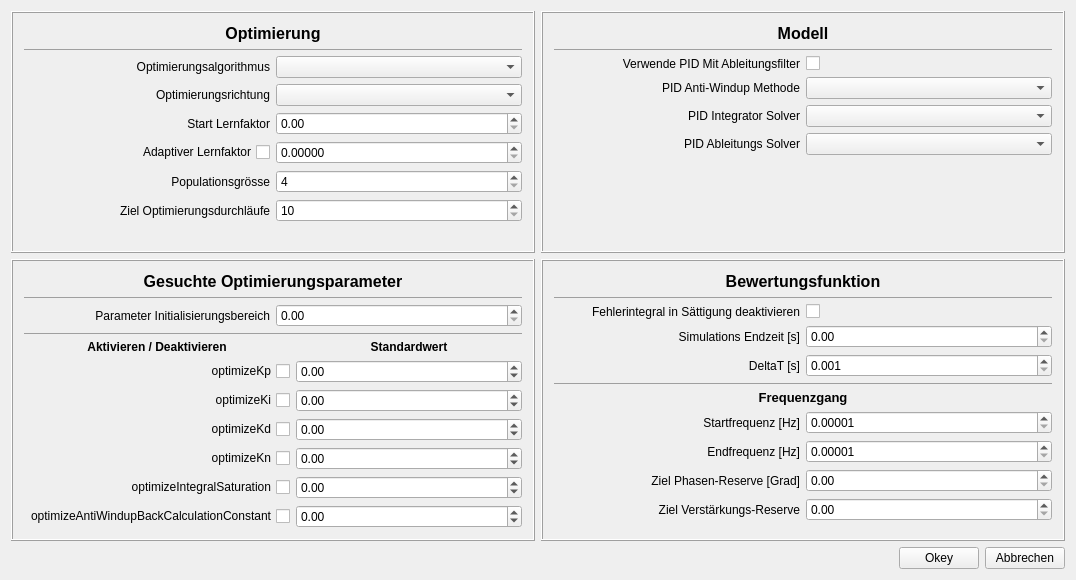
<?xml version="1.0" encoding="UTF-8"?>
<ui version="4.0">
 <class>SetupSettingsWidget</class>
 <widget class="QWidget" name="SetupSettingsWidget">
  <property name="geometry">
   <rect>
    <x>0</x>
    <y>0</y>
    <width>1076</width>
    <height>580</height>
   </rect>
  </property>
  <property name="minimumSize">
   <size>
    <width>100</width>
    <height>0</height>
   </size>
  </property>
  <property name="maximumSize">
   <size>
    <width>16777215</width>
    <height>16777215</height>
   </size>
  </property>
  <property name="windowTitle">
   <string>Setup Settings</string>
  </property>
  <layout class="QGridLayout" name="gridLayout_7" rowstretch="1,1,0">
   <item row="0" column="0">
    <widget class="QFrame" name="frame_3">
     <property name="frameShape">
      <enum>QFrame::Box</enum>
     </property>
     <property name="frameShadow">
      <enum>QFrame::Raised</enum>
     </property>
     <layout class="QVBoxLayout" name="verticalLayout_2">
      <item>
       <widget class="QLabel" name="label_19">
        <property name="font">
         <font>
          <pointsize>12</pointsize>
          <weight>75</weight>
          <bold>true</bold>
         </font>
        </property>
        <property name="text">
         <string>Optimierung</string>
        </property>
        <property name="alignment">
         <set>Qt::AlignCenter</set>
        </property>
       </widget>
      </item>
      <item>
       <widget class="QFrame" name="frame_4">
        <property name="minimumSize">
         <size>
          <width>0</width>
          <height>1</height>
         </size>
        </property>
        <property name="maximumSize">
         <size>
          <width>16777215</width>
          <height>1</height>
         </size>
        </property>
        <property name="frameShape">
         <enum>QFrame::Box</enum>
        </property>
        <property name="frameShadow">
         <enum>QFrame::Raised</enum>
        </property>
       </widget>
      </item>
      <item>
       <layout class="QGridLayout" name="gridLayout" rowstretch="0,0,0,0,0,0">
        <item row="2" column="0">
         <widget class="QLabel" name="label_16">
          <property name="text">
           <string>Start Lernfaktor</string>
          </property>
          <property name="alignment">
           <set>Qt::AlignRight|Qt::AlignTrailing|Qt::AlignVCenter</set>
          </property>
         </widget>
        </item>
        <item row="1" column="0">
         <widget class="QLabel" name="label_14">
          <property name="text">
           <string>Optimierungsrichtung</string>
          </property>
          <property name="alignment">
           <set>Qt::AlignRight|Qt::AlignTrailing|Qt::AlignVCenter</set>
          </property>
         </widget>
        </item>
        <item row="4" column="0">
         <widget class="QLabel" name="label_8">
          <property name="text">
           <string>Populationsgrösse</string>
          </property>
          <property name="alignment">
           <set>Qt::AlignRight|Qt::AlignTrailing|Qt::AlignVCenter</set>
          </property>
         </widget>
        </item>
        <item row="2" column="1">
         <widget class="QDoubleSpinBox" name="startLearningRate_doubleSpinBox">
          <property name="toolTip">
           <string>Lernfaktor zu Beginn der Optimierung</string>
          </property>
         </widget>
        </item>
        <item row="3" column="0">
         <widget class="QCheckBox" name="useGeneticMutationRateDecay_checkBox">
          <property name="toolTip">
           <string>Aktiviere abklingende Lernfaktor.
Sorgt beim genetischen Algrorithmus für schnellere Konvergenz.
Für Differential Evolution ist diese Option nicht vorteilhaft</string>
          </property>
          <property name="layoutDirection">
           <enum>Qt::RightToLeft</enum>
          </property>
          <property name="text">
           <string>Adaptiver Lernfaktor</string>
          </property>
         </widget>
        </item>
        <item row="3" column="1">
         <widget class="QDoubleSpinBox" name="learningRateDecay_doubleSpinBox">
          <property name="toolTip">
           <string>Abklingfaktor: Der Lernfaktor wird bei jeder Iteration mit diesem Faktor multipliziert.
Ein Wert, grösser 1 sorgt für ein ansteigen des Lernfaktors.
Wert sollte zwischen 0 und 1 liegen.</string>
          </property>
          <property name="decimals">
           <number>5</number>
          </property>
          <property name="maximum">
           <double>2.000000000000000</double>
          </property>
         </widget>
        </item>
        <item row="1" column="1">
         <widget class="QComboBox" name="useMinimizingScore_comboBox">
          <property name="toolTip">
           <string>Ausrichtung des Optimierungsproblems.
Minimieren: Ziel ist es die Bewertungsfunktion zu minimieren.
Maximieren: Ziel ist es die Berwertungsfunktion zu maximieren.</string>
          </property>
         </widget>
        </item>
        <item row="4" column="1">
         <widget class="QSpinBox" name="agentCount_spinBox">
          <property name="toolTip">
           <string>Grösse der Population</string>
          </property>
          <property name="minimum">
           <number>4</number>
          </property>
          <property name="maximum">
           <number>1000</number>
          </property>
         </widget>
        </item>
        <item row="0" column="1">
         <widget class="QComboBox" name="solverType_comboBox"/>
        </item>
        <item row="0" column="0">
         <widget class="QLabel" name="label_15">
          <property name="text">
           <string>Optimierungsalgorithmus</string>
          </property>
          <property name="alignment">
           <set>Qt::AlignRight|Qt::AlignTrailing|Qt::AlignVCenter</set>
          </property>
         </widget>
        </item>
        <item row="5" column="1">
         <widget class="QSpinBox" name="targetEpochs_spinBox">
          <property name="toolTip">
           <string>Anzahl der Optimierungsdurchläufe für das automatische auslösen von Optimierungsdurchläufen.
Wird verwendet für eine automatisierte Datenerfassung über mehrere Optimierungsdurchläufe</string>
          </property>
          <property name="minimum">
           <number>10</number>
          </property>
          <property name="maximum">
           <number>100000</number>
          </property>
         </widget>
        </item>
        <item row="5" column="0">
         <widget class="QLabel" name="label_5">
          <property name="text">
           <string>Ziel Optimierungsdurchläufe</string>
          </property>
          <property name="alignment">
           <set>Qt::AlignRight|Qt::AlignTrailing|Qt::AlignVCenter</set>
          </property>
         </widget>
        </item>
       </layout>
      </item>
      <item>
       <spacer name="verticalSpacer">
        <property name="orientation">
         <enum>Qt::Vertical</enum>
        </property>
        <property name="sizeHint" stdset="0">
         <size>
          <width>20</width>
          <height>40</height>
         </size>
        </property>
       </spacer>
      </item>
     </layout>
    </widget>
   </item>
   <item row="0" column="1">
    <widget class="QFrame" name="frame_5">
     <property name="frameShape">
      <enum>QFrame::Box</enum>
     </property>
     <property name="frameShadow">
      <enum>QFrame::Raised</enum>
     </property>
     <layout class="QVBoxLayout" name="verticalLayout_3">
      <item>
       <widget class="QLabel" name="label_20">
        <property name="font">
         <font>
          <pointsize>12</pointsize>
          <weight>75</weight>
          <bold>true</bold>
         </font>
        </property>
        <property name="text">
         <string>Modell</string>
        </property>
        <property name="alignment">
         <set>Qt::AlignCenter</set>
        </property>
       </widget>
      </item>
      <item>
       <widget class="QFrame" name="frame_6">
        <property name="minimumSize">
         <size>
          <width>0</width>
          <height>1</height>
         </size>
        </property>
        <property name="maximumSize">
         <size>
          <width>16777215</width>
          <height>1</height>
         </size>
        </property>
        <property name="frameShape">
         <enum>QFrame::Box</enum>
        </property>
        <property name="frameShadow">
         <enum>QFrame::Raised</enum>
        </property>
       </widget>
      </item>
      <item>
       <layout class="QGridLayout" name="gridLayout_3">
        <item row="2" column="1">
         <widget class="QComboBox" name="defaultPIDIntegrationSolver_comboBox">
          <property name="toolTip">
           <string>Verwendeter PID Integrator Solver</string>
          </property>
         </widget>
        </item>
        <item row="1" column="1">
         <widget class="QComboBox" name="defaultPIDAntiWindupMethod_comboBox">
          <property name="toolTip">
           <string>Verwendete PID Anti-Windup Methode</string>
          </property>
         </widget>
        </item>
        <item row="1" column="0">
         <widget class="QLabel" name="label_12">
          <property name="text">
           <string>PID Anti-Windup Methode</string>
          </property>
          <property name="alignment">
           <set>Qt::AlignRight|Qt::AlignTrailing|Qt::AlignVCenter</set>
          </property>
         </widget>
        </item>
        <item row="3" column="1">
         <widget class="QComboBox" name="defaultPIDDerivativeType_comboBox">
          <property name="toolTip">
           <string>Verwendeter PID Ableitungs Solver</string>
          </property>
         </widget>
        </item>
        <item row="2" column="0">
         <widget class="QLabel" name="label_11">
          <property name="text">
           <string>PID Integrator Solver</string>
          </property>
          <property name="alignment">
           <set>Qt::AlignRight|Qt::AlignTrailing|Qt::AlignVCenter</set>
          </property>
         </widget>
        </item>
        <item row="3" column="0">
         <widget class="QLabel" name="label_10">
          <property name="text">
           <string>PID Ableitungs Solver</string>
          </property>
          <property name="alignment">
           <set>Qt::AlignRight|Qt::AlignTrailing|Qt::AlignVCenter</set>
          </property>
         </widget>
        </item>
        <item row="0" column="1">
         <widget class="QCheckBox" name="useKn_checkBox">
          <property name="toolTip">
           <string>Verwende die PID Ableitungs Filterkonstante Kn.
Siehe Simulink-PID Block für mehr Infos über diesen Parameter.</string>
          </property>
          <property name="layoutDirection">
           <enum>Qt::LeftToRight</enum>
          </property>
          <property name="text">
           <string/>
          </property>
         </widget>
        </item>
        <item row="0" column="0">
         <widget class="QLabel" name="label_23">
          <property name="text">
           <string>Verwende PID Mit Ableitungsfilter</string>
          </property>
          <property name="alignment">
           <set>Qt::AlignRight|Qt::AlignTrailing|Qt::AlignVCenter</set>
          </property>
         </widget>
        </item>
       </layout>
      </item>
      <item>
       <spacer name="verticalSpacer_2">
        <property name="orientation">
         <enum>Qt::Vertical</enum>
        </property>
        <property name="sizeHint" stdset="0">
         <size>
          <width>20</width>
          <height>40</height>
         </size>
        </property>
       </spacer>
      </item>
     </layout>
    </widget>
   </item>
   <item row="1" column="0">
    <widget class="QFrame" name="frame">
     <property name="maximumSize">
      <size>
       <width>16777215</width>
       <height>16777215</height>
      </size>
     </property>
     <property name="frameShape">
      <enum>QFrame::Box</enum>
     </property>
     <property name="frameShadow">
      <enum>QFrame::Raised</enum>
     </property>
     <layout class="QVBoxLayout" name="verticalLayout">
      <item>
       <widget class="QLabel" name="label_17">
        <property name="font">
         <font>
          <pointsize>12</pointsize>
          <weight>75</weight>
          <bold>true</bold>
         </font>
        </property>
        <property name="text">
         <string>Gesuchte Optimierungsparameter</string>
        </property>
        <property name="alignment">
         <set>Qt::AlignCenter</set>
        </property>
       </widget>
      </item>
      <item>
       <widget class="QFrame" name="frame_9">
        <property name="minimumSize">
         <size>
          <width>0</width>
          <height>1</height>
         </size>
        </property>
        <property name="maximumSize">
         <size>
          <width>16777215</width>
          <height>1</height>
         </size>
        </property>
        <property name="frameShape">
         <enum>QFrame::Box</enum>
        </property>
        <property name="frameShadow">
         <enum>QFrame::Raised</enum>
        </property>
       </widget>
      </item>
      <item>
       <layout class="QGridLayout" name="gridLayout_5">
        <item row="0" column="0">
         <widget class="QLabel" name="label_9">
          <property name="text">
           <string>Parameter Initialisierungsbereich</string>
          </property>
          <property name="alignment">
           <set>Qt::AlignRight|Qt::AlignTrailing|Qt::AlignVCenter</set>
          </property>
         </widget>
        </item>
        <item row="0" column="1">
         <widget class="QDoubleSpinBox" name="startAreaRange_doubleSpinBox">
          <property name="toolTip">
           <string>Umbegungsgrösse für das zufällige initialisieren der Population.
Die Optimierungsparameter werden mit einem Wert initialisiert,
der sich in der +- Umgebung dieses Wertes befindet.</string>
          </property>
         </widget>
        </item>
       </layout>
      </item>
      <item>
       <widget class="QFrame" name="frame_2">
        <property name="minimumSize">
         <size>
          <width>0</width>
          <height>1</height>
         </size>
        </property>
        <property name="maximumSize">
         <size>
          <width>16777215</width>
          <height>1</height>
         </size>
        </property>
        <property name="frameShape">
         <enum>QFrame::Box</enum>
        </property>
        <property name="frameShadow">
         <enum>QFrame::Raised</enum>
        </property>
       </widget>
      </item>
      <item>
       <layout class="QGridLayout" name="gridLayout_2">
        <item row="2" column="1">
         <widget class="QDoubleSpinBox" name="defaultKp_doubleSpinBox">
          <property name="minimum">
           <double>-1000.000000000000000</double>
          </property>
          <property name="maximum">
           <double>1000.000000000000000</double>
          </property>
         </widget>
        </item>
        <item row="4" column="0">
         <widget class="QCheckBox" name="optimizeKd_checkBox">
          <property name="toolTip">
           <string>Aktiviere die optimierung des PID-Parameters Kd</string>
          </property>
          <property name="layoutDirection">
           <enum>Qt::RightToLeft</enum>
          </property>
          <property name="text">
           <string>optimizeKd</string>
          </property>
         </widget>
        </item>
        <item row="1" column="1">
         <widget class="QLabel" name="label_13">
          <property name="font">
           <font>
            <weight>75</weight>
            <bold>true</bold>
           </font>
          </property>
          <property name="text">
           <string>Standardwert</string>
          </property>
          <property name="alignment">
           <set>Qt::AlignCenter</set>
          </property>
         </widget>
        </item>
        <item row="4" column="1">
         <widget class="QDoubleSpinBox" name="defaultKd_doubleSpinBox">
          <property name="minimum">
           <double>-1000.000000000000000</double>
          </property>
          <property name="maximum">
           <double>10000.000000000000000</double>
          </property>
         </widget>
        </item>
        <item row="7" column="1">
         <widget class="QDoubleSpinBox" name="defaultPIDAntiWindupBackCalculationConstant_doubleSpinBox">
          <property name="minimum">
           <double>-1000.000000000000000</double>
          </property>
          <property name="maximum">
           <double>1000.000000000000000</double>
          </property>
         </widget>
        </item>
        <item row="1" column="0">
         <widget class="QLabel" name="label_18">
          <property name="font">
           <font>
            <weight>75</weight>
            <bold>true</bold>
           </font>
          </property>
          <property name="text">
           <string>Aktivieren / Deaktivieren</string>
          </property>
          <property name="alignment">
           <set>Qt::AlignCenter</set>
          </property>
         </widget>
        </item>
        <item row="3" column="1">
         <widget class="QDoubleSpinBox" name="defaultKi_doubleSpinBox">
          <property name="minimum">
           <double>-1000.000000000000000</double>
          </property>
          <property name="maximum">
           <double>1000.000000000000000</double>
          </property>
         </widget>
        </item>
        <item row="5" column="1">
         <widget class="QDoubleSpinBox" name="defaultKn_doubleSpinBox">
          <property name="minimum">
           <double>-1000.000000000000000</double>
          </property>
          <property name="maximum">
           <double>1000.000000000000000</double>
          </property>
         </widget>
        </item>
        <item row="6" column="1">
         <widget class="QDoubleSpinBox" name="defaultPIDISaturation_doubleSpinBox">
          <property name="minimum">
           <double>-1000.000000000000000</double>
          </property>
          <property name="maximum">
           <double>1000.000000000000000</double>
          </property>
         </widget>
        </item>
        <item row="5" column="0">
         <widget class="QCheckBox" name="optimizeKn_checkBox">
          <property name="toolTip">
           <string>Aktiviere die optimierung des PID-Parameters Kn</string>
          </property>
          <property name="layoutDirection">
           <enum>Qt::RightToLeft</enum>
          </property>
          <property name="text">
           <string>optimizeKn</string>
          </property>
         </widget>
        </item>
        <item row="2" column="0">
         <widget class="QCheckBox" name="optimizeKp_checkBox">
          <property name="toolTip">
           <string>Aktiviere die optimierung des PID-Parameters Kp</string>
          </property>
          <property name="layoutDirection">
           <enum>Qt::RightToLeft</enum>
          </property>
          <property name="text">
           <string>optimizeKp</string>
          </property>
         </widget>
        </item>
        <item row="6" column="0">
         <widget class="QCheckBox" name="optimizeIntegralSaturation_checkBox">
          <property name="toolTip">
           <string>Aktiviere die optimierung des PID-Integrator Sättigungswerts</string>
          </property>
          <property name="layoutDirection">
           <enum>Qt::RightToLeft</enum>
          </property>
          <property name="text">
           <string>optimizeIntegralSaturation</string>
          </property>
         </widget>
        </item>
        <item row="7" column="0">
         <widget class="QCheckBox" name="optimizeAntiWindupBackCalculationConstant_checkBox">
          <property name="toolTip">
           <string>Aktiviere die optimierung für den PID-BackCalculation AntiWindup Faktor</string>
          </property>
          <property name="layoutDirection">
           <enum>Qt::RightToLeft</enum>
          </property>
          <property name="text">
           <string>optimizeAntiWindupBackCalculationConstant</string>
          </property>
         </widget>
        </item>
        <item row="3" column="0">
         <widget class="QCheckBox" name="optimizeKi_checkBox">
          <property name="toolTip">
           <string>Aktiviere die optimierung des PID-Parameters Ki</string>
          </property>
          <property name="layoutDirection">
           <enum>Qt::RightToLeft</enum>
          </property>
          <property name="text">
           <string>optimizeKi</string>
          </property>
         </widget>
        </item>
       </layout>
      </item>
      <item>
       <spacer name="verticalSpacer_3">
        <property name="orientation">
         <enum>Qt::Vertical</enum>
        </property>
        <property name="sizeHint" stdset="0">
         <size>
          <width>20</width>
          <height>40</height>
         </size>
        </property>
       </spacer>
      </item>
     </layout>
    </widget>
   </item>
   <item row="1" column="1">
    <widget class="QFrame" name="frame_7">
     <property name="frameShape">
      <enum>QFrame::Box</enum>
     </property>
     <property name="frameShadow">
      <enum>QFrame::Raised</enum>
     </property>
     <layout class="QVBoxLayout" name="verticalLayout_4">
      <item>
       <widget class="QLabel" name="label_21">
        <property name="font">
         <font>
          <pointsize>12</pointsize>
          <weight>75</weight>
          <bold>true</bold>
         </font>
        </property>
        <property name="text">
         <string>Bewertungsfunktion</string>
        </property>
        <property name="alignment">
         <set>Qt::AlignCenter</set>
        </property>
       </widget>
      </item>
      <item>
       <widget class="QFrame" name="frame_8">
        <property name="minimumSize">
         <size>
          <width>0</width>
          <height>1</height>
         </size>
        </property>
        <property name="maximumSize">
         <size>
          <width>16777215</width>
          <height>1</height>
         </size>
        </property>
        <property name="frameShape">
         <enum>QFrame::Box</enum>
        </property>
        <property name="frameShadow">
         <enum>QFrame::Raised</enum>
        </property>
       </widget>
      </item>
      <item>
       <layout class="QGridLayout" name="gridLayout_4">
        <item row="1" column="1">
         <widget class="QDoubleSpinBox" name="endTime_doubleSpinBox">
          <property name="toolTip">
           <string>Endzeit der Simulation in Sekunden</string>
          </property>
          <property name="maximum">
           <double>100.000000000000000</double>
          </property>
         </widget>
        </item>
        <item row="1" column="0">
         <widget class="QLabel" name="label_7">
          <property name="text">
           <string>Simulations Endzeit [s]</string>
          </property>
          <property name="alignment">
           <set>Qt::AlignRight|Qt::AlignTrailing|Qt::AlignVCenter</set>
          </property>
         </widget>
        </item>
        <item row="2" column="0">
         <widget class="QLabel" name="label_6">
          <property name="text">
           <string>DeltaT [s]</string>
          </property>
          <property name="alignment">
           <set>Qt::AlignRight|Qt::AlignTrailing|Qt::AlignVCenter</set>
          </property>
         </widget>
        </item>
        <item row="2" column="1">
         <widget class="QDoubleSpinBox" name="deltaTime_doubleSpinBox">
          <property name="toolTip">
           <string>DeltaT: Zeitinterval zwischen den Simulationsschritten in Sekunden</string>
          </property>
          <property name="decimals">
           <number>3</number>
          </property>
          <property name="minimum">
           <double>0.001000000000000</double>
          </property>
          <property name="maximum">
           <double>1.000000000000000</double>
          </property>
          <property name="singleStep">
           <double>0.010000000000000</double>
          </property>
         </widget>
        </item>
        <item row="0" column="1">
         <widget class="QCheckBox" name="disableErrorIntegrationWhenSaturated_checkBox">
          <property name="toolTip">
           <string>Deaktiviere das Fehlerintegral der Bewertungsfunktion,
wenn der Aktor in Sättigung betrieben wird
und deshalb der Fehler nicht schneller verkleinert werden kann.</string>
          </property>
          <property name="layoutDirection">
           <enum>Qt::LeftToRight</enum>
          </property>
          <property name="text">
           <string/>
          </property>
         </widget>
        </item>
        <item row="0" column="0">
         <widget class="QLabel" name="label_24">
          <property name="text">
           <string>Fehlerintegral in Sättigung deaktivieren</string>
          </property>
          <property name="alignment">
           <set>Qt::AlignRight|Qt::AlignTrailing|Qt::AlignVCenter</set>
          </property>
         </widget>
        </item>
       </layout>
      </item>
      <item>
       <widget class="QFrame" name="frame_10">
        <property name="minimumSize">
         <size>
          <width>0</width>
          <height>1</height>
         </size>
        </property>
        <property name="maximumSize">
         <size>
          <width>16777215</width>
          <height>1</height>
         </size>
        </property>
        <property name="frameShape">
         <enum>QFrame::Box</enum>
        </property>
        <property name="frameShadow">
         <enum>QFrame::Raised</enum>
        </property>
       </widget>
      </item>
      <item>
       <layout class="QGridLayout" name="gridLayout_6">
        <item row="2" column="0">
         <widget class="QLabel" name="label_3">
          <property name="text">
           <string>Endfrequenz [Hz]</string>
          </property>
          <property name="alignment">
           <set>Qt::AlignRight|Qt::AlignTrailing|Qt::AlignVCenter</set>
          </property>
         </widget>
        </item>
        <item row="3" column="0">
         <widget class="QLabel" name="label_2">
          <property name="text">
           <string>Ziel Phasen-Reserve [Grad]</string>
          </property>
          <property name="alignment">
           <set>Qt::AlignRight|Qt::AlignTrailing|Qt::AlignVCenter</set>
          </property>
         </widget>
        </item>
        <item row="1" column="1">
         <widget class="QDoubleSpinBox" name="nyquistBeginFreq_doubleSpinBox">
          <property name="toolTip">
           <string>Start Frequenz in Hz, für die approximierte berechnung des Frequenzgangs des
Vorwärtspfades des Systems</string>
          </property>
          <property name="decimals">
           <number>5</number>
          </property>
          <property name="minimum">
           <double>0.000010000000000</double>
          </property>
          <property name="maximum">
           <double>10000000.000000000000000</double>
          </property>
         </widget>
        </item>
        <item row="3" column="1">
         <widget class="QDoubleSpinBox" name="targetPhaseMargin_doubleSpinBox">
          <property name="toolTip">
           <string>Ziel der Phasen-Reserve in Grad</string>
          </property>
          <property name="decimals">
           <number>2</number>
          </property>
          <property name="maximum">
           <double>360.000000000000000</double>
          </property>
         </widget>
        </item>
        <item row="2" column="1">
         <widget class="QDoubleSpinBox" name="nyquistEndFreq_doubleSpinBox">
          <property name="toolTip">
           <string>End Frequenz in Hz, für die approximierte berechnung des Frequenzgangs des
Vorwärtspfades des Systems</string>
          </property>
          <property name="decimals">
           <number>5</number>
          </property>
          <property name="minimum">
           <double>0.000010000000000</double>
          </property>
          <property name="singleStep">
           <double>10000000.000000000000000</double>
          </property>
         </widget>
        </item>
        <item row="1" column="0">
         <widget class="QLabel" name="label_4">
          <property name="text">
           <string>Startfrequenz [Hz]</string>
          </property>
          <property name="alignment">
           <set>Qt::AlignRight|Qt::AlignTrailing|Qt::AlignVCenter</set>
          </property>
         </widget>
        </item>
        <item row="0" column="0" colspan="2">
         <widget class="QLabel" name="label_22">
          <property name="font">
           <font>
            <pointsize>10</pointsize>
            <weight>75</weight>
            <bold>true</bold>
           </font>
          </property>
          <property name="text">
           <string>Frequenzgang</string>
          </property>
          <property name="alignment">
           <set>Qt::AlignCenter</set>
          </property>
         </widget>
        </item>
        <item row="4" column="1">
         <widget class="QDoubleSpinBox" name="targetGainMargin_doubleSpinBox">
          <property name="toolTip">
           <string>Ziel der Verstärkungs-Reserve</string>
          </property>
          <property name="maximum">
           <double>1000.000000000000000</double>
          </property>
         </widget>
        </item>
        <item row="4" column="0">
         <widget class="QLabel" name="label">
          <property name="text">
           <string>Ziel Verstärkungs-Reserve</string>
          </property>
          <property name="alignment">
           <set>Qt::AlignRight|Qt::AlignTrailing|Qt::AlignVCenter</set>
          </property>
         </widget>
        </item>
       </layout>
      </item>
      <item>
       <spacer name="verticalSpacer_4">
        <property name="orientation">
         <enum>Qt::Vertical</enum>
        </property>
        <property name="sizeHint" stdset="0">
         <size>
          <width>20</width>
          <height>40</height>
         </size>
        </property>
       </spacer>
      </item>
     </layout>
    </widget>
   </item>
   <item row="2" column="0" colspan="2">
    <layout class="QHBoxLayout" name="horizontalLayout">
     <property name="sizeConstraint">
      <enum>QLayout::SetDefaultConstraint</enum>
     </property>
     <item>
      <spacer name="horizontalSpacer">
       <property name="orientation">
        <enum>Qt::Horizontal</enum>
       </property>
       <property name="sizeHint" stdset="0">
        <size>
         <width>40</width>
         <height>20</height>
        </size>
       </property>
      </spacer>
     </item>
     <item>
      <widget class="QPushButton" name="okey_pushButton">
       <property name="text">
        <string>Okey</string>
       </property>
      </widget>
     </item>
     <item>
      <widget class="QPushButton" name="cancel_pushButton">
       <property name="text">
        <string>Abbrechen</string>
       </property>
      </widget>
     </item>
    </layout>
   </item>
  </layout>
 </widget>
 <layoutdefault spacing="6" margin="11"/>
 <resources/>
 <connections/>
</ui>
